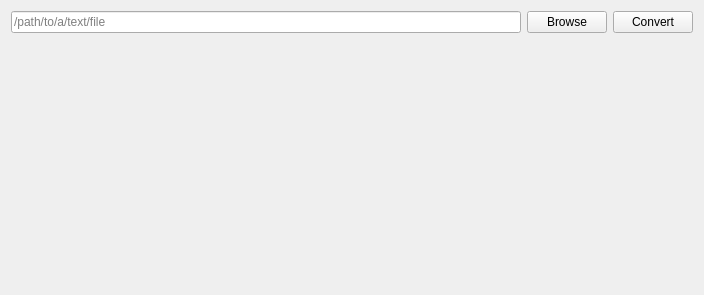
<?xml version="1.0" encoding="UTF-8"?>
<ui version="4.0">
 <class>HTMLConverter</class>
 <widget class="QWidget" name="HTMLConverter">


  <property name="geometry">
   <rect>
    <x>0</x>
    <y>0</y>
    <width>704</width>
    <height>295</height>
   </rect>
  </property>
  <property name="windowTitle">
   <string>HTML Converter</string>
  </property>


  <layout class="QGridLayout" name="gridLayout">
   <item row="0" column="0" colspan="3">

    <layout class="QHBoxLayout" name="horizontalLayout">
     <item>
      <widget class="QLineEdit" name="path_line_edit">
       <property name="readOnly">
        <bool>true</bool>
       </property>
       <property name="placeholderText">
        <string>/path/to/a/text/file</string>
       </property>
      </widget>
     </item>

     <item>
      <widget class="QPushButton" name="browse_btn">
       <property name="text">
        <string>Browse</string>
       </property>
      </widget>
     </item>

    <!-- convert button -->
    <item>
      <widget class="QPushButton" name="convert_btn">
       <property name="text">
        <string>Convert</string>
       </property>
      </widget>
     </item>
    </layout>

   </item>


   <item row="1" column="1">
    <spacer name="verticalSpacer_2">
     <property name="orientation">
      <enum>Qt::Vertical</enum>
     </property>
     <property name="sizeHint" stdset="0">
      <size>
       <width>20</width>
       <height>92</height>
      </size>
     </property>
    </spacer>
   </item>
   <item row="2" column="0">
    <spacer name="horizontalSpacer">
     <property name="orientation">
      <enum>Qt::Horizontal</enum>
     </property>
     <property name="sizeHint" stdset="0">
      <size>
       <width>124</width>
       <height>20</height>
      </size>
     </property>
    </spacer>
   </item>


    <item row="2" column="1">
        <layout class="QVBoxLayout" name="verticalLayout">

                <!--the content of the file that has been selected-->
            <item>
                <widget class="QLabel" name="file_content">
                    <property name="text">
                        <string></string>
                    </property>
                </widget>
            </item>

        </layout>
    </item>


   <item row="2" column="2">
    <layout class="QVBoxLayout" name="verticalLayout">


    <!-- <item> -->
      <!-- <widget class="QPushButton" name="push_btn">
        <property name="sizePolicy">
            <sizepolicy hsizetype="Preferred" vsizetype="Preferred">
                <horstretch>50</horstretch>
                <verstretch>100</verstretch>
            </sizepolicy>
        </property>

        <property name="minimumSize">
            <size>
                <width>120</width>
                <height>20</height>
            </size>
        </property>

        <property name="maximumSize">
            <size>
                <width>120</width>
                <height>20</height>
            </size>
        </property>

        <property name="text">
            <string>Push Button</string>
        </property>

      </widget>
     </item> -->


    <!-- </layout> -->
   <!-- </item> -->


    <!-- <item row="3" column="2"> -->
        <!-- <layout class="QVBoxLayout" name="verticalLayout"> -->
    
            <!-- <item>
                <widget class="QPushButton" name="text_edit">
                <property name="text">
                    <string>Text Edit</string>
                </property>
                <property name="geometry">
                    <width>120</width>
                    <height>0</height>
                </property>

                <property name="minimumSize">
                    <size>
                        <width>120</width>
                        <height>20</height>
                    </size>
                </property>

                <property name="maximumSize">
                    <size>
                        <width>120</width>
                        <height>20</height>
                    </size>
                </property>

                </widget>
            </item> -->


        </layout>
    </item>

   <item row="2" column="2">
    <spacer name="horizontalSpacer_2">
     <property name="orientation">
      <enum>Qt::Horizontal</enum>
     </property>
     <property name="sizeHint" stdset="0">
      <size>
       <width>10</width>
       <height>20</height>
      </size>
     </property>
    </spacer>
   </item>
   <item row="3" column="1">
    <spacer name="verticalSpacer">
     <property name="orientation">
      <enum>Qt::Vertical</enum>
     </property>
     <property name="sizeHint" stdset="0">
      <size>
       <width>335</width>
       <height>100</height>
      </size>
     </property>
    </spacer>
   </item>
  </layout>


 </widget>
 <resources/>
 <connections/>
</ui>
